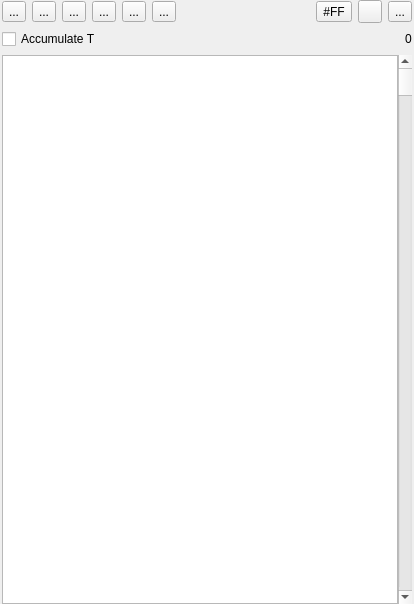
<?xml version="1.0" encoding="UTF-8"?>
<ui version="4.0">
 <class>DisasmWidget</class>
 <widget class="QWidget" name="DisasmWidget">
  <property name="geometry">
   <rect>
    <x>0</x>
    <y>0</y>
    <width>414</width>
    <height>604</height>
   </rect>
  </property>
  <property name="windowTitle">
   <string>Form</string>
  </property>
  <layout class="QVBoxLayout" name="verticalLayout">
   <property name="leftMargin">
    <number>2</number>
   </property>
   <property name="topMargin">
    <number>0</number>
   </property>
   <property name="rightMargin">
    <number>2</number>
   </property>
   <property name="bottomMargin">
    <number>0</number>
   </property>
   <item>
    <layout class="QHBoxLayout" name="horizontalLayout_4">
     <item>
      <widget class="QToolButton" name="tbBreak">
       <property name="toolTip">
        <string>&lt;html&gt;&lt;head/&gt;&lt;body&gt;&lt;p&gt;Breakpoints&lt;/p&gt;&lt;/body&gt;&lt;/html&gt;</string>
       </property>
       <property name="text">
        <string>...</string>
       </property>
       <property name="icon">
        <iconset resource="../../xpeccy.qrc">
         <normaloff>:/images/stop.png</normaloff>:/images/stop.png</iconset>
       </property>
       <property name="popupMode">
        <enum>QToolButton::InstantPopup</enum>
       </property>
      </widget>
     </item>
     <item>
      <widget class="QToolButton" name="tbLabels">
       <property name="toolTip">
        <string>&lt;html&gt;&lt;head/&gt;&lt;body&gt;&lt;p&gt;Labels&lt;/p&gt;&lt;/body&gt;&lt;/html&gt;</string>
       </property>
       <property name="text">
        <string>...</string>
       </property>
       <property name="icon">
        <iconset resource="../../xpeccy.qrc">
         <normaloff>:/images/label.png</normaloff>:/images/label.png</iconset>
       </property>
       <property name="popupMode">
        <enum>QToolButton::InstantPopup</enum>
       </property>
      </widget>
     </item>
     <item>
      <widget class="QToolButton" name="tbView">
       <property name="toolTip">
        <string>&lt;html&gt;&lt;head/&gt;&lt;body&gt;&lt;p&gt;View&lt;/p&gt;&lt;/body&gt;&lt;/html&gt;</string>
       </property>
       <property name="text">
        <string>...</string>
       </property>
       <property name="icon">
        <iconset resource="../../xpeccy.qrc">
         <normaloff>:/images/bars.png</normaloff>:/images/bars.png</iconset>
       </property>
       <property name="popupMode">
        <enum>QToolButton::InstantPopup</enum>
       </property>
      </widget>
     </item>
     <item>
      <widget class="QToolButton" name="tbTrace">
       <property name="toolTip">
        <string>&lt;html&gt;&lt;head/&gt;&lt;body&gt;&lt;p&gt;Trace&lt;/p&gt;&lt;/body&gt;&lt;/html&gt;</string>
       </property>
       <property name="text">
        <string>...</string>
       </property>
       <property name="icon">
        <iconset resource="../../xpeccy.qrc">
         <normaloff>:/images/arrGreen.png</normaloff>:/images/arrGreen.png</iconset>
       </property>
       <property name="popupMode">
        <enum>QToolButton::InstantPopup</enum>
       </property>
      </widget>
     </item>
     <item>
      <widget class="QToolButton" name="tbTool">
       <property name="toolTip">
        <string>&lt;html&gt;&lt;head/&gt;&lt;body&gt;&lt;p&gt;Tools&lt;/p&gt;&lt;/body&gt;&lt;/html&gt;</string>
       </property>
       <property name="text">
        <string>...</string>
       </property>
       <property name="icon">
        <iconset resource="../../xpeccy.qrc">
         <normaloff>:/images/other.png</normaloff>:/images/other.png</iconset>
       </property>
       <property name="popupMode">
        <enum>QToolButton::InstantPopup</enum>
       </property>
      </widget>
     </item>
     <item>
      <widget class="QToolButton" name="tbDbgOpt">
       <property name="toolTip">
        <string>&lt;html&gt;&lt;head/&gt;&lt;body&gt;&lt;p&gt;Options&lt;/p&gt;&lt;/body&gt;&lt;/html&gt;</string>
       </property>
       <property name="text">
        <string>...</string>
       </property>
       <property name="icon">
        <iconset resource="../../xpeccy.qrc">
         <normaloff>:/images/settings.png</normaloff>:/images/settings.png</iconset>
       </property>
       <property name="popupMode">
        <enum>QToolButton::InstantPopup</enum>
       </property>
      </widget>
     </item>
     <item>
      <spacer name="horizontalSpacer_3">
       <property name="orientation">
        <enum>Qt::Horizontal</enum>
       </property>
       <property name="sizeHint" stdset="0">
        <size>
         <width>40</width>
         <height>20</height>
        </size>
       </property>
      </spacer>
     </item>
     <item>
      <widget class="QToolButton" name="tbNumbers">
       <property name="text">
        <string>#FF</string>
       </property>
      </widget>
     </item>
     <item>
      <widget class="QToolButton" name="tbRefresh">
       <property name="toolTip">
        <string>Reload snapshot &amp; labels</string>
       </property>
       <property name="text">
        <string/>
       </property>
       <property name="icon">
        <iconset resource="../../xpeccy.qrc">
         <normaloff>:/images/refresh.png</normaloff>:/images/refresh.png</iconset>
       </property>
      </widget>
     </item>
     <item>
      <widget class="QToolButton" name="tbSaveDasm">
       <property name="toolTip">
        <string>Files</string>
       </property>
       <property name="text">
        <string>...</string>
       </property>
       <property name="icon">
        <iconset resource="../../xpeccy.qrc">
         <normaloff>:/images/floppy.png</normaloff>:/images/floppy.png</iconset>
       </property>
       <property name="popupMode">
        <enum>QToolButton::InstantPopup</enum>
       </property>
      </widget>
     </item>
    </layout>
   </item>
   <item>
    <layout class="QHBoxLayout" name="horizontalLayout_5">
     <item>
      <widget class="QCheckBox" name="cbAccT">
       <property name="text">
        <string>Accumulate T</string>
       </property>
      </widget>
     </item>
     <item>
      <spacer name="horizontalSpacer_7">
       <property name="orientation">
        <enum>Qt::Horizontal</enum>
       </property>
       <property name="sizeHint" stdset="0">
        <size>
         <width>40</width>
         <height>20</height>
        </size>
       </property>
      </spacer>
     </item>
     <item>
      <widget class="QLabel" name="labTcount">
       <property name="text">
        <string>0</string>
       </property>
      </widget>
     </item>
    </layout>
   </item>
   <item>
    <layout class="QHBoxLayout" name="horizontalLayout_12">
     <property name="spacing">
      <number>0</number>
     </property>
     <item>
      <widget class="xDisasmTable" name="dasmTable">
       <property name="sizePolicy">
        <sizepolicy hsizetype="Expanding" vsizetype="MinimumExpanding">
         <horstretch>0</horstretch>
         <verstretch>0</verstretch>
        </sizepolicy>
       </property>
       <property name="minimumSize">
        <size>
         <width>350</width>
         <height>0</height>
        </size>
       </property>
       <property name="contextMenuPolicy">
        <enum>Qt::CustomContextMenu</enum>
       </property>
       <property name="verticalScrollBarPolicy">
        <enum>Qt::ScrollBarAlwaysOff</enum>
       </property>
       <property name="horizontalScrollBarPolicy">
        <enum>Qt::ScrollBarAlwaysOff</enum>
       </property>
       <property name="tabKeyNavigation">
        <bool>false</bool>
       </property>
       <property name="alternatingRowColors">
        <bool>true</bool>
       </property>
       <property name="selectionMode">
        <enum>QAbstractItemView::SingleSelection</enum>
       </property>
       <property name="textElideMode">
        <enum>Qt::ElideNone</enum>
       </property>
       <property name="showGrid">
        <bool>false</bool>
       </property>
       <property name="wordWrap">
        <bool>false</bool>
       </property>
       <attribute name="horizontalHeaderVisible">
        <bool>false</bool>
       </attribute>
       <attribute name="horizontalHeaderDefaultSectionSize">
        <number>28</number>
       </attribute>
       <attribute name="verticalHeaderVisible">
        <bool>false</bool>
       </attribute>
       <attribute name="verticalHeaderMinimumSectionSize">
        <number>16</number>
       </attribute>
       <attribute name="verticalHeaderDefaultSectionSize">
        <number>17</number>
       </attribute>
      </widget>
     </item>
     <item>
      <widget class="QScrollBar" name="dasmScroll">
       <property name="maximum">
        <number>65535</number>
       </property>
       <property name="pageStep">
        <number>256</number>
       </property>
       <property name="orientation">
        <enum>Qt::Vertical</enum>
       </property>
      </widget>
     </item>
    </layout>
   </item>
  </layout>
  <action name="actFetch">
   <property name="checkable">
    <bool>true</bool>
   </property>
   <property name="text">
    <string>Fetch break</string>
   </property>
  </action>
  <action name="actRead">
   <property name="checkable">
    <bool>true</bool>
   </property>
   <property name="text">
    <string>Read break</string>
   </property>
  </action>
  <action name="actWrite">
   <property name="checkable">
    <bool>true</bool>
   </property>
   <property name="text">
    <string>Write break</string>
   </property>
  </action>
  <action name="actViewOpcode">
   <property name="text">
    <string>Opcode</string>
   </property>
  </action>
  <action name="actViewByte">
   <property name="text">
    <string>Byte</string>
   </property>
  </action>
  <action name="actViewWord">
   <property name="text">
    <string>Word</string>
   </property>
  </action>
  <action name="actViewAddr">
   <property name="text">
    <string>Address</string>
   </property>
  </action>
  <action name="actShowLabels">
   <property name="checkable">
    <bool>true</bool>
   </property>
   <property name="text">
    <string>Show labels</string>
   </property>
  </action>
  <action name="actLoadLabels">
   <property name="icon">
    <iconset resource="../../xpeccy.qrc">
     <normaloff>:/images/fileopen.png</normaloff>:/images/fileopen.png</iconset>
   </property>
   <property name="text">
    <string>Load labels</string>
   </property>
  </action>
  <action name="actSaveLabels">
   <property name="icon">
    <iconset resource="../../xpeccy.qrc">
     <normaloff>:/images/save-as.png</normaloff>:/images/save-as.png</iconset>
   </property>
   <property name="text">
    <string>Save labels</string>
   </property>
  </action>
  <action name="actTrace">
   <property name="icon">
    <iconset resource="../../xpeccy.qrc">
     <normaloff>:/images/arrGreen.png</normaloff>:/images/arrGreen.png</iconset>
   </property>
   <property name="text">
    <string>Trace</string>
   </property>
  </action>
  <action name="actTraceINT">
   <property name="icon">
    <iconset resource="../../xpeccy.qrc">
     <normaloff>:/images/arrRed.png</normaloff>:/images/arrRed.png</iconset>
   </property>
   <property name="text">
    <string>Trace and stop on INT</string>
   </property>
   <property name="toolTip">
    <string>Trace, stop on INT</string>
   </property>
  </action>
  <action name="actTraceHere">
   <property name="icon">
    <iconset resource="../../xpeccy.qrc">
     <normaloff>:/images/arrOrange.png</normaloff>:/images/arrOrange.png</iconset>
   </property>
   <property name="text">
    <string>Trace and stop here</string>
   </property>
   <property name="toolTip">
    <string>Trace, stop here</string>
   </property>
  </action>
  <action name="actViewText">
   <property name="text">
    <string>ASCII</string>
   </property>
  </action>
  <action name="actSaveMap">
   <property name="icon">
    <iconset resource="../../xpeccy.qrc">
     <normaloff>:/images/save-as.png</normaloff>:/images/save-as.png</iconset>
   </property>
   <property name="text">
    <string>Save map</string>
   </property>
  </action>
  <action name="actLoadMap">
   <property name="icon">
    <iconset resource="../../xpeccy.qrc">
     <normaloff>:/images/fileopen.png</normaloff>:/images/fileopen.png</iconset>
   </property>
   <property name="text">
    <string>Load map</string>
   </property>
  </action>
  <action name="actDisasm">
   <property name="icon">
    <iconset resource="../../xpeccy.qrc">
     <normaloff>:/images/save-as.png</normaloff>:/images/save-as.png</iconset>
   </property>
   <property name="text">
    <string>Disasm to file</string>
   </property>
  </action>
  <action name="actShowSeg">
   <property name="checkable">
    <bool>true</bool>
   </property>
   <property name="text">
    <string>Show segment</string>
   </property>
  </action>
  <action name="actFill">
   <property name="icon">
    <iconset resource="../../xpeccy.qrc">
     <normaloff>:/images/fill.png</normaloff>:/images/fill.png</iconset>
   </property>
   <property name="text">
    <string>Fill...</string>
   </property>
  </action>
  <action name="actSprScan">
   <property name="icon">
    <iconset resource="../../xpeccy.qrc">
     <normaloff>:/images/pixels.png</normaloff>:/images/pixels.png</iconset>
   </property>
   <property name="text">
    <string>Sprite scanner</string>
   </property>
  </action>
  <action name="actSearch">
   <property name="icon">
    <iconset resource="../../xpeccy.qrc">
     <normaloff>:/images/search.png</normaloff>:/images/search.png</iconset>
   </property>
   <property name="text">
    <string>Search</string>
   </property>
  </action>
  <action name="actLoadDump">
   <property name="icon">
    <iconset resource="../../xpeccy.qrc">
     <normaloff>:/images/fileopen.png</normaloff>:/images/fileopen.png</iconset>
   </property>
   <property name="text">
    <string>Load dump</string>
   </property>
  </action>
  <action name="actSaveDump">
   <property name="icon">
    <iconset resource="../../xpeccy.qrc">
     <normaloff>:/images/save-as.png</normaloff>:/images/save-as.png</iconset>
   </property>
   <property name="text">
    <string>Save dump</string>
   </property>
  </action>
  <action name="actDimAddr">
   <property name="checkable">
    <bool>true</bool>
   </property>
   <property name="text">
    <string>Dim address</string>
   </property>
  </action>
  <action name="actDimOps">
   <property name="checkable">
    <bool>true</bool>
   </property>
   <property name="text">
    <string>Dim opcodes</string>
   </property>
  </action>
  <action name="actSyntax">
   <property name="checkable">
    <bool>true</bool>
   </property>
   <property name="text">
    <string>Syntax colors</string>
   </property>
  </action>
  <action name="actBlockSep">
   <property name="checkable">
    <bool>true</bool>
   </property>
   <property name="text">
    <string>Block separator</string>
   </property>
  </action>
  <action name="actTraceLog">
   <property name="icon">
    <iconset resource="../../xpeccy.qrc">
     <normaloff>:/images/bug.png</normaloff>:/images/bug.png</iconset>
   </property>
   <property name="text">
    <string>Trace log</string>
   </property>
  </action>
  <action name="actShowKeys">
   <property name="icon">
    <iconset resource="../../xpeccy.qrc">
     <normaloff>:/images/vkeys.png</normaloff>:/images/vkeys.png</iconset>
   </property>
   <property name="text">
    <string>Keyboard</string>
   </property>
  </action>
  <action name="actMaping">
   <property name="checkable">
    <bool>true</bool>
   </property>
   <property name="text">
    <string>Runtime mapping</string>
   </property>
   <property name="toolTip">
    <string>Runtime mapping</string>
   </property>
  </action>
  <action name="actMapingClear">
   <property name="text">
    <string>Clear mapping</string>
   </property>
  </action>
  <action name="actWutcha">
   <property name="icon">
    <iconset resource="../../xpeccy.qrc">
     <normaloff>:/images/objective.png</normaloff>:/images/objective.png</iconset>
   </property>
   <property name="text">
    <string>Watcher</string>
   </property>
  </action>
  <action name="actRomWr">
   <property name="checkable">
    <bool>true</bool>
   </property>
   <property name="text">
    <string>Allow ROM wr</string>
   </property>
  </action>
  <action name="actLabelsList">
   <property name="icon">
    <iconset resource="../../xpeccy.qrc">
     <normaloff>:/images/label.png</normaloff>:/images/label.png</iconset>
   </property>
   <property name="text">
    <string>Labels list</string>
   </property>
  </action>
  <action name="actLabManager">
   <property name="icon">
    <iconset resource="../../xpeccy.qrc">
     <normaloff>:/images/star.png</normaloff>:/images/star.png</iconset>
   </property>
   <property name="text">
    <string>Labels Manager</string>
   </property>
   <property name="menuRole">
    <enum>QAction::NoRole</enum>
   </property>
  </action>
 </widget>
 <customwidgets>
  <customwidget>
   <class>xDisasmTable</class>
   <extends>QTableView</extends>
   <header location="global">stdlib.h</header>
  </customwidget>
 </customwidgets>
 <resources>
  <include location="../../xpeccy.qrc"/>
 </resources>
 <connections/>
</ui>
